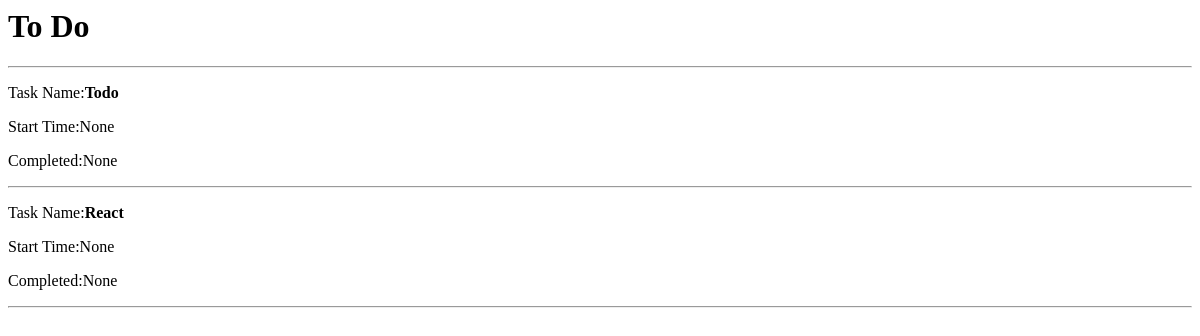
The page /task/base on the database as committed earlier.
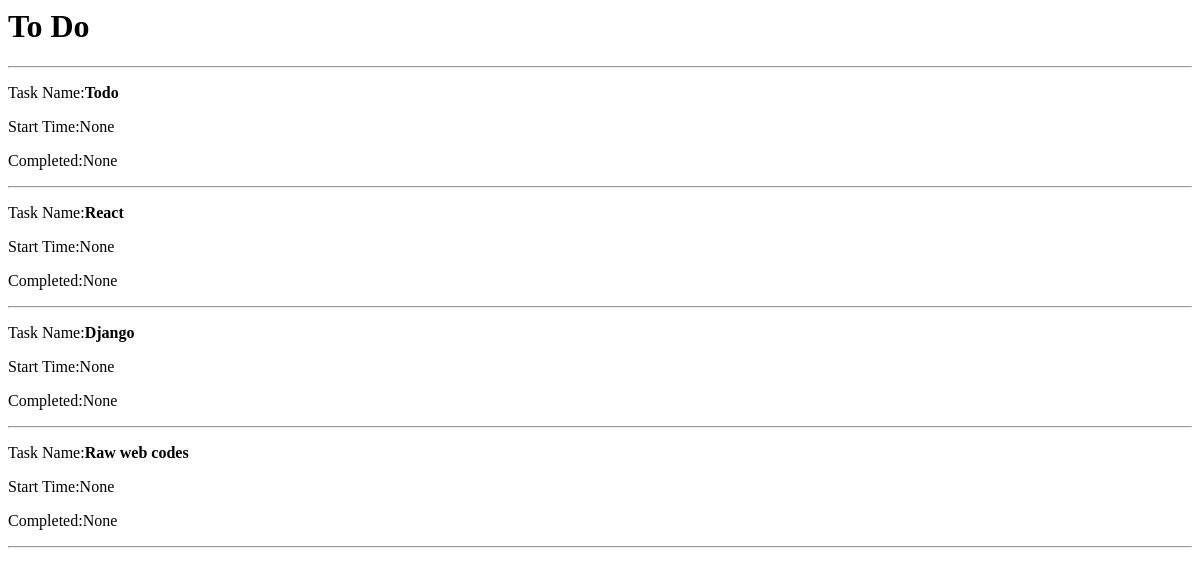
The same page on the database as committed later.
### task/models.py (models this page shows, shortened)
class Task(models.Model):
	task_name=models.CharField(max_length=200)
	start_time=models.DateTimeField(null=True,blank=True)
	completed=models.BooleanField(blank=True,null=True)
	completed_time=models.DateTimeField(null=True,blank=True)

### task/views.py (the view)
# urls.py: path('base',views.base,name='base'),
def base(request):
	task_obj=Task.objects.all()
	context={
		'task_index':task_obj,
	}
	return render(request,'task/base.html',context)

### task/templates/task/base.html (shortened to what this page needs)
<h1>To Do</h1>
{%if task_index %}
{%for t in task_index %}
<hr/>
<p>Task Name:<b>{{t.task_name}}</b></p>
<p>Start Time:{{t.start_time}}</p>
<p>Completed:{{t.completed}}</p>
{% endfor %}
<hr/>
{% else %}
<p>No templates </p>
{% endif %}

Rows that differ between the two databases and show on the page:
added Task: task_name "Django", start_time "None", completed "None"
added Task: task_name "Raw web codes", start_time "None", completed "None"
